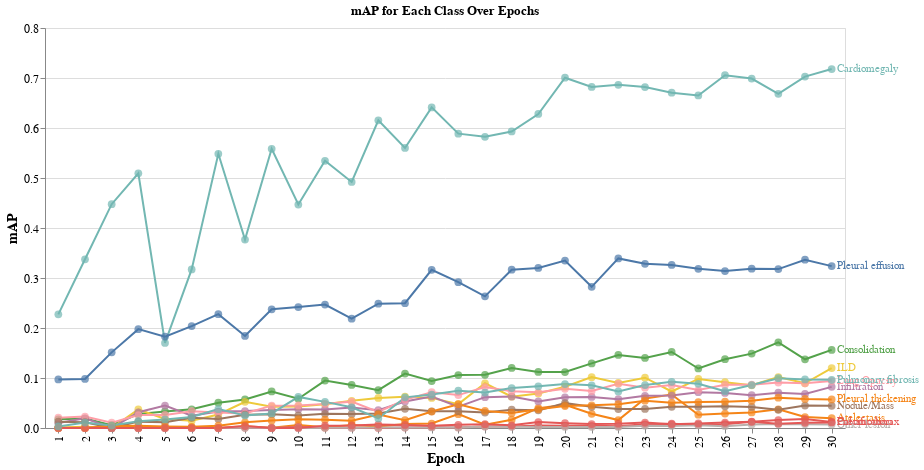

The cell this chart's notebook holds for it:
### Code cell
import altair as alt
import pandas as pd

# Assuming map_df is your DataFrame
map_df['epoch'] = map_df.index + 1  # Assuming index starts from 0 and represents the epochs

# Filter out the 'mar' columns, keeping only the 'map' columns
map_columns = [col for col in map_df.columns if '_map' in col and col != 'epoch']
filtered_map_df = map_df[['epoch'] + map_columns]

# Convert the DataFrame into a format suitable for plotting with Altair
map_melted_df = filtered_map_df.melt(id_vars=['epoch'], var_name='class', value_name='map_value')

# Map class numbers to class names
map_melted_df['class_name'] = map_melted_df['class'].apply(lambda x: class_names[int(x.split('_')[0])])

# Create the base chart with lines and circles
base = alt.Chart(map_melted_df).encode(
    x=alt.X('epoch:N', title='Epoch'),  # Ensure integer display
    y=alt.Y('map_value:Q', title='mAP'),
    color=alt.Color('class_name:N', legend=None),  # Remove legend as labels will be used
    tooltip=['epoch:N', 'class_name:N', 'map_value:Q']
).properties(
    width=800,
    height=400
)

lines = base.mark_line()
circles = base.mark_circle(size=60)

# Add labels at the end of the lines with class names using the simplified method
labels = alt.Chart(map_melted_df).mark_text(align='left', dx=5).encode(
    x=alt.X('epoch:N', aggregate='max'),
    y=alt.Y('map_value:Q', aggregate={'argmax': 'epoch'}),
    text=alt.Text('class_name:N'),
    color=alt.Color('class_name:N', legend=None)
)

# Combine the line chart, circles, and labels
chart = (lines + circles + labels)

# Configure the chart to disable zooming/panning
chart = chart.properties(
    title='mAP for Each Class Over Epochs'
).configure_axis(
    labelFontSize=12,
    titleFontSize=14
).interactive(
    bind_x=False,
    bind_y=False
)

chart.display()

### Figure 1 — Vega-Lite specification as saved in the notebook (floating-point values rounded to 4 significant figures; data arrays with more than 128 entries replaced by an {"elided": "..."} marker saying what was removed)
{"config": {"view": {"continuousWidth": 300, "continuousHeight": 300}, "axis": {"labelFontSize": 12, "titleFontSize": 14}}, "layer": [{"mark": {"type": "line"}, "encoding": {"color": {"field": "class_name", "legend": null, "type": "nominal"}, "tooltip": [{"field": "epoch", "type": "nominal"}, {"field": "class_name", "type": "nominal"}, {"field": "map_value", "type": "quantitative"}], "x": {"field": "epoch", "title": "Epoch", "type": "nominal"}, "y": {"field": "map_value", "title": "mAP", "type": "quantitative"}}, "name": "view_1"}, {"mark": {"type": "circle", "size": 60}, "encoding": {"color": {"field": "class_name", "legend": null, "type": "nominal"}, "tooltip": [{"field": "epoch", "type": "nominal"}, {"field": "class_name", "type": "nominal"}, {"field": "map_value", "type": "quantitative"}], "x": {"field": "epoch", "title": "Epoch", "type": "nominal"}, "y": {"field": "map_value", "title": "mAP", "type": "quantitative"}}}, {"mark": {"type": "text", "align": "left", "dx": 5}, "encoding": {"color": {"field": "class_name", "legend": null, "type": "nominal"}, "text": {"field": "class_name", "type": "nominal"}, "x": {"aggregate": "max", "field": "epoch", "type": "nominal"}, "y": {"aggregate": {"argmax": "epoch"}, "field": "map_value", "type": "quantitative"}}}], "data": {"name": "data-f5555c6d04de26fb012968d9bc7d0d83"}, "height": 400, "params": [{"name": "param_2", "select": {"type": "interval", "encodings": []}, "bind": "scales", "views": ["view_1"]}], "title": "mAP for Each Class Over Epochs", "width": 800, "$schema": "https://vega.github.io/schema/vega-lite/v5.20.1.json", "datasets": {"data-f5555c6d04de26fb012968d9bc7d0d83": {"elided": "420 records"}}}
